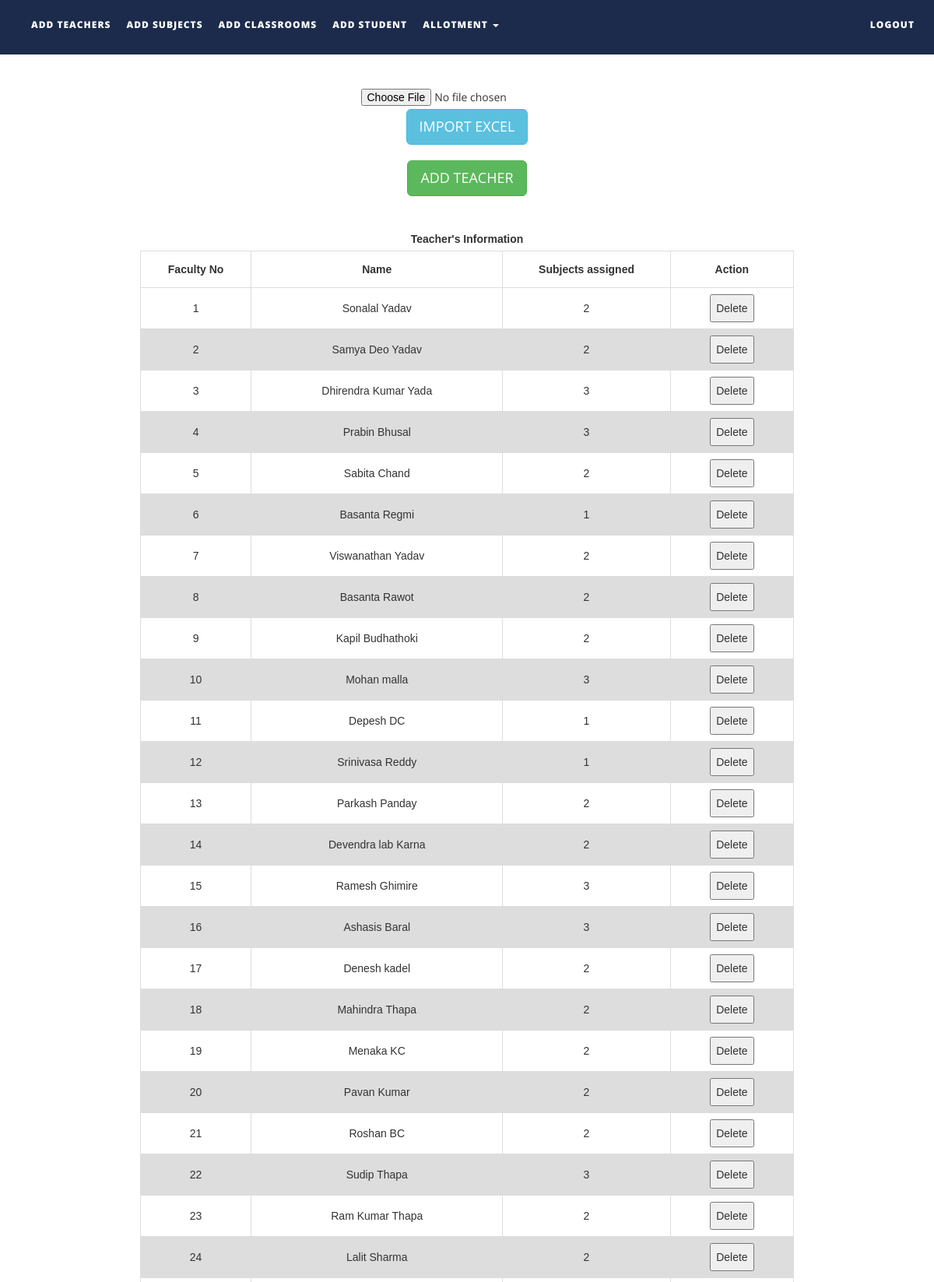
Page /SMS/addteachers.php (upper part) on the committed database.
### tables this page shows
CREATE TABLE `faculty` (
  `fid` int(11) NOT NULL,
  `F_name` varchar(20) DEFAULT NULL,
  `DELETED` varchar(5) DEFAULT NULL
);

### SMS/addteachers.php (the view, shortened to what this page needs)
<!DOCTYPE html>
<html xmlns="http://www.w3.org/1999/xhtml">
<head>
    <link href="assets/css/bootstrap.css" rel="stylesheet"/>
    <link href="assets/css/font-awesome.min.css" rel="stylesheet"/>
    <link href="assets/css/flexslider.css" rel="stylesheet"/>
    <link href="assets/css/style.css" rel="stylesheet"/>
</head>
<body>
<div class="navbar navbar-inverse navbar-fixed-top " id="menu">
    <div class="container">
        <div class="navbar-collapse collapse move-me">
            <ul class="nav navbar-nav navbar-left">
                <li><a href="addteachers.php">ADD TEACHERS</a></li>
                <li><a href="addsubjects.php">ADD SUBJECTS</a></li>
                <li><a href="addclassrooms.php">ADD CLASSROOMS</a></li>
				<li><a href="addstudent.php">ADD STUDENT</a></li>
                <li class="dropdown"><a class="dropdown-toggle" data-toggle="dropdown" aria-expanded="false">ALLOTMENT
                        <span class="caret"></span></a>
                </li>
            </ul>
            <ul class="nav navbar-nav navbar-right">
                <li><a href="index.php">LOGOUT</a></li>
            </ul>
        </div>
    </div>
</div>
<br>
<div align="center" style="margin-top:80px">
    <form name="import" method="post" enctype="multipart/form-data">
        <input type="file" name="file"/>
        <input type="submit" name="teacherexcel" id="teacherexcel" class="btn btn-info btn-lg" value="IMPORT EXCEL"/>
    </form>
</div>
<div align="center" style="margin-top:20px">
    <button id="teachermanual" class="btn btn-success btn-lg">ADD TEACHER</button>
</div>
<div>
    <br>
    <table id=teacherstable align="center">
        <caption><strong>Teacher's Information </strong></caption>
        <tr>
            <th width="50">Faculty No</th>
            <th width="150">Name</th>
            <th width="100">Subjects assigned</th>
             <th width="40">Action</th>
        </tr>
        <tbody>
        <?php
        $q = mysqli_query(mysqli_connect("localhost", "root", "", "ttms"),
            "SELECT f.fid,f.F_name,count(c.fid)  as subjects_assigned FROM faculty f,course c  where DELETED = \"N\"  and c.fid=f.fid group by c.fid ORDER BY fid ASC");
        while ($row = mysqli_fetch_assoc($q)) {
            echo "<tr><td>{$row['fid']}</td>
                    <td>{$row['F_name']}</td>
                    <td>{$row['subjects_assigned']}</td><td>
                    <button>Delete</button></td>
                    </tr>\n";
        }
        ?>
        </tbody>
    </table>
</div>
</body>
</html>

### SMS/assets/css/style.css (style rules this page uses)
#menu { background-color: rgba(28, 43, 75, 1); color: #fff; font-size: 12px; font-weight: 900; letter-spacing: 1px; min-height: 70px; }
.navbar-inverse { border-color: transparent; }
.navbar-inverse .navbar-nav > li > a, .navbar-inverse .navbar-nav > li > a:hover { color: #FFF; padding: 22px 10px; }

### SMS/addteachers.php (style rules this page uses)
table { margin-top: 10px; margin-bottom: 50px; font-family: arial, sans-serif; border-collapse: collapse; width: 70%; }
td, th { border: 1px solid #dddddd; text-align: center; padding: 8px; }
tr:nth-child(even) { background-color: #dddddd; }

### rows in the picture
faculty: fid "1", F_name "Sonalal Yadav", subjects_assigned "2"
faculty: fid "2", F_name "Samya Deo Yadav", subjects_assigned "2"
faculty: fid "3", F_name "Dhirendra Kumar Yada", subjects_assigned "3"
faculty: fid "4", F_name "Prabin Bhusal", subjects_assigned "3"
faculty: fid "5", F_name "Sabita Chand", subjects_assigned "2"
faculty: fid "6", F_name "Basanta Regmi", subjects_assigned "1"
faculty: fid "7", F_name "Viswanathan Yadav", subjects_assigned "2"
faculty: fid "8", F_name "Basanta Rawot", subjects_assigned "2"
faculty: fid "9", F_name "Kapil Budhathoki", subjects_assigned "2"
faculty: fid "10", F_name "Mohan malla", subjects_assigned "3"
faculty: fid "11", F_name "Depesh DC", subjects_assigned "1"
faculty: fid "12", F_name "Srinivasa Reddy", subjects_assigned "1"
faculty: fid "13", F_name "Parkash Panday", subjects_assigned "2"
faculty: fid "14", F_name "Devendra lab Karna", subjects_assigned "2"
faculty: fid "15", F_name "Ramesh Ghimire", subjects_assigned "3"
faculty: fid "16", F_name "Ashasis Baral", subjects_assigned "3"
faculty: fid "17", F_name "Denesh kadel", subjects_assigned "2"
faculty: fid "18", F_name "Mahindra Thapa", subjects_assigned "2"
faculty: fid "19", F_name "Menaka KC", subjects_assigned "2"
faculty: fid "20", F_name "Pavan Kumar", subjects_assigned "2"
faculty: fid "21", F_name "Roshan BC", subjects_assigned "2"
faculty: fid "22", F_name "Sudip Thapa", subjects_assigned "3"
faculty: fid "23", F_name "Ram Kumar Thapa", subjects_assigned "2"
faculty: fid "24", F_name "Lalit Sharma", subjects_assigned "2"
